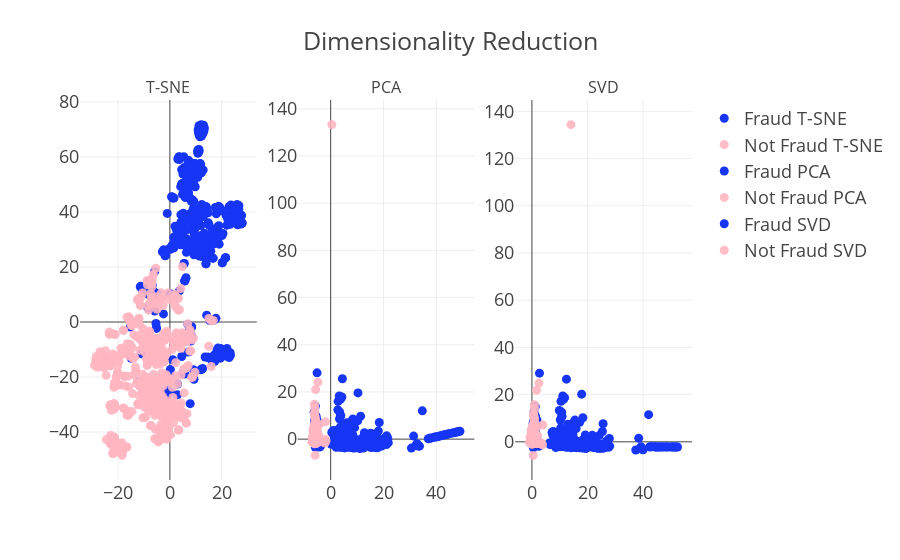

Notebook source saved alongside this figure:
### Code cell
legend_names = ['T-SNE', 'PCA', 'SVD']
for num, data in enumerate(col):
    fig.add_traces([go.Scatter(x=data[y==1][:, 0], 
                             y=data[y==1][:, 1],
                            mode='markers',
                            name=f'Fraud {legend_names[num]}',
                            showlegend=True,
                            marker_color='#1735F5'),
                   go.Scatter(x=data[y==0][:, 0], 
                             y=data[y==0][:, 1],
                            mode='markers',
                            name=f'Not Fraud {legend_names[num]}',
                            showlegend=True,
                            marker_color='rgba(255, 182, 193, .9)')],
                  rows=1, cols=num+1)
    
# Plotly templates
# https://plotly.com/python/templates/
fig.update_layout(
    template="presentation",
    title= {'text': 'Dimensionality Reduction',
            },
    )

fig.show()

### Figure 1 — Plotly figure (JSON) as saved in the notebook; plotly's stock layout.template omitted (floating-point values rounded to 4 significant figures; data arrays with more than 128 entries replaced by an {"elided": "..."} marker saying what was removed)
{"data": [{"marker": {"color": "#1735F5"}, "mode": "markers", "name": "Fraud T-SNE", "showlegend": true, "type": "scatter", "x": {"elided": "401 float values"}, "xaxis": "x", "y": {"elided": "401 float values"}, "yaxis": "y"}, {"marker": {"color": "rgba(255, 182, 193, .9)"}, "mode": "markers", "name": "Not Fraud T-SNE", "showlegend": true, "type": "scatter", "x": {"elided": "469 float values"}, "xaxis": "x", "y": {"elided": "469 float values"}, "yaxis": "y"}, {"marker": {"color": "#1735F5"}, "mode": "markers", "name": "Fraud PCA", "showlegend": true, "type": "scatter", "x": {"elided": "401 float values"}, "xaxis": "x2", "y": {"elided": "401 float values"}, "yaxis": "y2"}, {"marker": {"color": "rgba(255, 182, 193, .9)"}, "mode": "markers", "name": "Not Fraud PCA", "showlegend": true, "type": "scatter", "x": {"elided": "469 float values"}, "xaxis": "x2", "y": {"elided": "469 float values"}, "yaxis": "y2"}, {"marker": {"color": "#1735F5"}, "mode": "markers", "name": "Fraud SVD", "showlegend": true, "type": "scatter", "x": {"elided": "401 float values"}, "xaxis": "x3", "y": {"elided": "401 float values"}, "yaxis": "y3"}, {"marker": {"color": "rgba(255, 182, 193, .9)"}, "mode": "markers", "name": "Not Fraud SVD", "showlegend": true, "type": "scatter", "x": {"elided": "469 float values"}, "xaxis": "x3", "y": {"elided": "469 float values"}, "yaxis": "y3"}], "layout": {"annotations": [{"font": {"size": 16}, "showarrow": false, "text": "T-SNE", "x": 0.1444, "xanchor": "center", "xref": "paper", "y": 1, "yanchor": "bottom", "yref": "paper"}, {"font": {"size": 16}, "showarrow": false, "text": "PCA", "x": 0.5, "xanchor": "center", "xref": "paper", "y": 1, "yanchor": "bottom", "yref": "paper"}, {"font": {"size": 16}, "showarrow": false, "text": "SVD", "x": 0.8556, "xanchor": "center", "xref": "paper", "y": 1, "yanchor": "bottom", "yref": "paper"}], "autosize": true, "title": {"text": "Dimensionality Reduction"}, "xaxis": {"anchor": "y", "autorange": true, "domain": [0, 0.2889], "range": [-38.15, 37.0], "type": "linear"}, "xaxis2": {"anchor": "y2", "autorange": true, "domain": [0.3556, 0.6444], "range": [-15.88, 57.75], "type": "linear"}, "xaxis3": {"anchor": "y3", "autorange": true, "domain": [0.7111, 1], "range": [-9.228, 60.78], "type": "linear"}, "yaxis": {"anchor": "x", "autorange": true, "domain": [0, 1], "range": [-58.39, 81.65], "type": "linear"}, "yaxis2": {"anchor": "x2", "autorange": true, "domain": [0, 1], "range": [-18.45, 144.9], "type": "linear"}, "yaxis3": {"anchor": "x3", "autorange": true, "domain": [0, 1], "range": [-17.3, 145.9], "type": "linear"}}}
